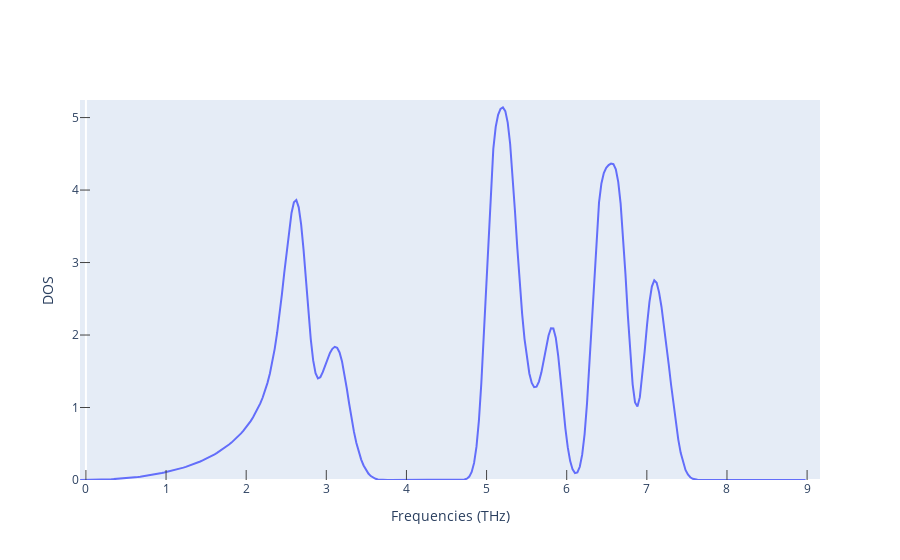

Notebook source saved alongside this figure:
### Code cell
fig_ph_dos = get_plot_dos(ph_dos)
fig_ph_dos.show()

### Figure 1 — Plotly figure (JSON) as saved in the notebook; plotly's stock layout.template omitted (floating-point values rounded to 4 significant figures; data arrays with more than 128 entries replaced by an {"elided": "..."} marker saying what was removed)
{"data": [{"mode": "lines", "type": "scatter", "x": {"elided": "303 float values"}, "y": {"elided": "303 float values"}}], "layout": {"xaxis": {"mirror": true, "range": [-0.07382, 9.161], "showgrid": false, "ticklen": 10, "ticks": "inside", "title": {"text": "Frequencies (THz)"}}, "yaxis": {"mirror": true, "range": [0, 5.242], "showgrid": false, "ticklen": 10, "ticks": "inside", "title": {"text": "DOS"}}}}
